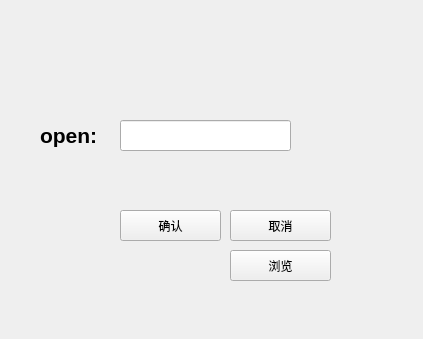
<?xml version="1.0" encoding="UTF-8"?>
<ui version="4.0">
 <class>Widget</class>
 <widget class="QWidget" name="Widget">
  <property name="geometry">
   <rect>
    <x>0</x>
    <y>0</y>
    <width>423</width>
    <height>339</height>
   </rect>
  </property>
  <property name="windowTitle">
   <string>Widget</string>
  </property>
  <widget class="QLineEdit" name="textEdit">
   <property name="geometry">
    <rect>
     <x>120</x>
     <y>120</y>
     <width>171</width>
     <height>31</height>
    </rect>
   </property>
  </widget>
  <widget class="QLabel" name="label">
   <property name="geometry">
    <rect>
     <x>40</x>
     <y>120</y>
     <width>61</width>
     <height>31</height>
    </rect>
   </property>
   <property name="text">
    <string>&lt;html&gt;&lt;head/&gt;&lt;body&gt;&lt;p&gt;&lt;span style=&quot; font-size:16pt; font-weight:700;&quot;&gt;open:&lt;/span&gt;&lt;/p&gt;&lt;/body&gt;&lt;/html&gt;</string>
   </property>
  </widget>
  <widget class="QPushButton" name="pushButton">
   <property name="geometry">
    <rect>
     <x>120</x>
     <y>210</y>
     <width>101</width>
     <height>31</height>
    </rect>
   </property>
   <property name="text">
    <string>确认</string>
   </property>
  </widget>
  <widget class="QPushButton" name="cancelButton">
   <property name="geometry">
    <rect>
     <x>230</x>
     <y>210</y>
     <width>101</width>
     <height>31</height>
    </rect>
   </property>
   <property name="text">
    <string>取消</string>
   </property>
  </widget>
  <widget class="QPushButton" name="browseButton">
   <property name="geometry">
    <rect>
     <x>230</x>
     <y>250</y>
     <width>101</width>
     <height>31</height>
    </rect>
   </property>
   <property name="text">
    <string>浏览</string>
   </property>
  </widget>
 </widget>
 <resources/>
 <connections/>
</ui>
